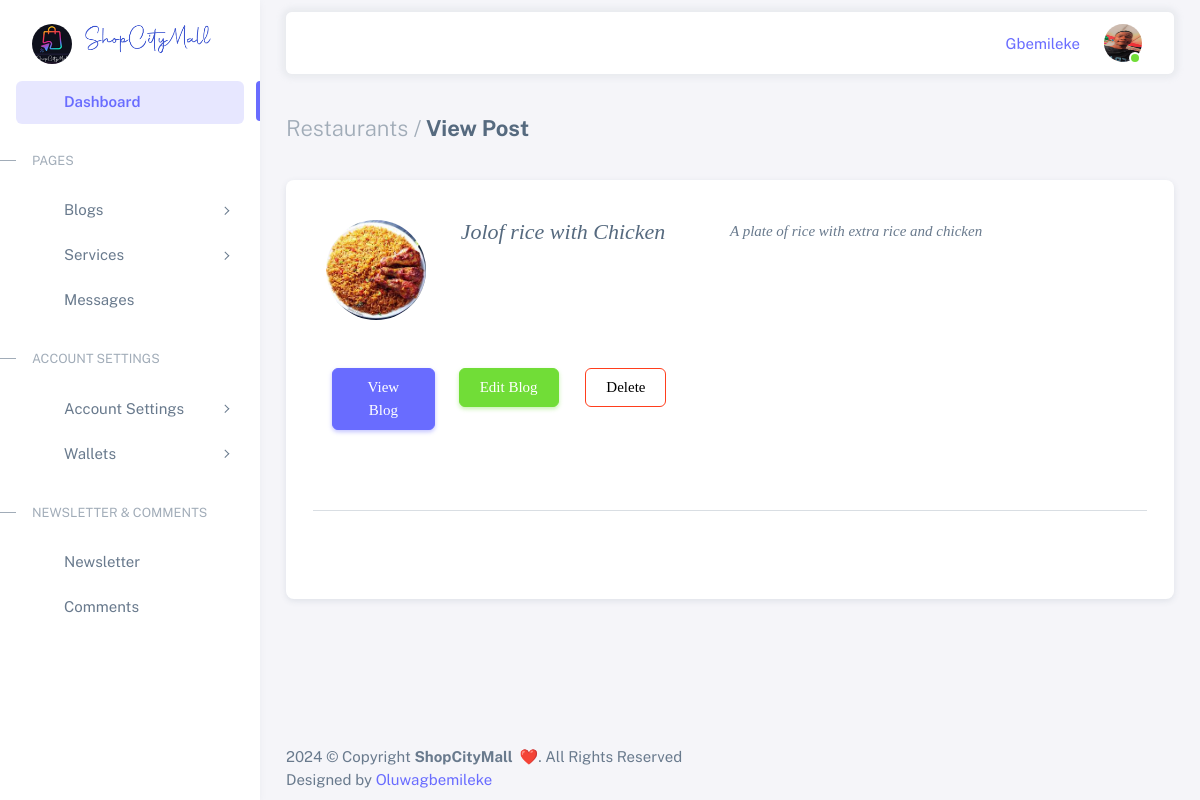
Screenshot of /user/reastaurant/ (signed in) with the database file from the repository.
### users/models.py (models this page shows, shortened)
class NewUser(AbstractBaseUser, PermissionsMixin):
    IS_VENDOR = "V"
    IS_USER = "U"
    CHOOSE = ""
    ACCOUNT_TYPE = [
        (IS_VENDOR, 'Vendor'),
        (IS_USER, 'User'),
        (CHOOSE, 'Type of account')
    ]
    image = models.ImageField(blank=True, verbose_name='User Image', null=True, upload_to='uploads', default='')
    email = models.EmailField(_('email address'), unique=True)
    user_name = models.CharField(max_length=150, unique=True)
    first_name = models.CharField(max_length=150)
    last_name = models.CharField(max_length=150)
    start_date = models.DateTimeField(default=timezone.now)
    phone_number = models.CharField(max_length=100, blank=True)
    about = models.TextField(_('about'), max_length=500, blank=True)
    account_type = models.CharField(max_length=40, choices=ACCOUNT_TYPE, default=CHOOSE)
    is_active = models.BooleanField(default=True)
    is_staff = models.BooleanField(default=False)
    is_admin= models.BooleanField(default=False)
    objects = CustomAccountManager()
    USERNAME_FIELD = 'email'
    REQUIRED_FIELDS = ['user_name', 'first_name', 'last_name']
    def image_url(self):
        if self.image:
            return self.image.url

### frontend/models.py (models this page shows, shortened)
class Restaurant(models.Model):
    img = models.ImageField(blank=True, verbose_name='Image', null=True, upload_to='uploads/')
    title = models.CharField(max_length=500, verbose_name='Package Name')
    brand = models.CharField(max_length=100, verbose_name='Vendor Brand')
    price = models.CharField(max_length=20, verbose_name='Price')
    description = models.TextField(verbose_name='Description')
    delivery = models.CharField(max_length=20, verbose_name='Delivery Fee')
    date = models.DateTimeField(auto_now_add=True)
    user = models.ForeignKey(NewUser, on_delete=models.CASCADE)
    class Meta():
        verbose_name_plural = 'Restaurant'

### backend/views.py (the view)
# urls.py: path('reastaurant/', views.food, name='food'),
@login_required(login_url='/backend/login/')
def food(request):
    restaurant = Restaurant.objects.order_by('-date')
    return render(request, 'backend/food.html', {'restaurant':restaurant})

### templates/backend/food.html (shortened to what this page needs)
{% extends 'backend/base.html' %}
{% load static %}
{% block content %}
          <div class="content-wrapper">
            <div class="container-xxl flex-grow-1 container-p-y">
              <h4 class="fw-bold py-3 mb-4"><span class="text-muted fw-light">Restaurants /</span> View Post</h4>
              <div class="row">
                <div class="col-md-12">
                  <div class="card mb-4">
                    <div class="card-body">
                     <div class="row p-3" style="font-family: Georgia, 'Times New Roman', Times, serif; font-style: oblique;">
                        {% if restaurant %}
                            {% for r in restaurant %}
                            <div class="row">
                                <div class="col-md-2 col-sm-12">
                                    <figure >
                                        <img src="{{ r.img.url }}" alt=""style="width: 100px;height: 100px; border-radius:50%;" >
                                    </figure>
                                </div>
                                <div class="col-md-4 col-sm-12">
                                    <h4>{{ r.title }}</h4>
                                </div>
                                <div class="col-md-6 col-sm-12">
                                    <p>{{ r.description|truncatewords:30 }}</p>
                                </div>
                                <div class="row p-4">
                                    <div class="col-md-2 p-2">
                                        <button type="submit" class=" btn btn-primary me-2 fa fa-fw fa-eye"><a href="#" style="color:#fff;">View Blog</a></button>
                                    </div>
                                    <div class="col-md-2 p-2">
                                        <button type="submit" class=" btn btn-success me-2 fa fa-fw fa-pencil"><a href="#" style="color:#fff;">Edit Blog</a></button>
                                    </div>
                                    <div class="col-md-2 p-2">
                                        <button type="reset" class=" btn btn-outline-danger fa fa-fw fa-times-circle-o"><a href="#" style="color:black;">Delete</a></button>
                                    </div>
                                </div>
                            </div>
                            <hr class="my-5" />
                            {% endfor%}
                        {% endif %}
                    </div>
                    </div>
                  </div>
                </div>
              </div>
            </div>
  {% endblock %}

### templates/backend/admin_sidebar.html (shortened to what this page needs)
{% load static %}
<aside id="layout-menu" class="layout-menu menu-vertical menu bg-menu-theme">
    <div class="app-brand demo">
      <a href="{% url 'index' %}" class="app-brand-link">
        <img src="{% static 'frontend/assets/img/shopcityfav.png' %}" data-retina="true" alt="" width="40" height="40" style="border-radius: 30px;" >&nbsp; &nbsp;</a>
        <h1 class="logo me-auto"><a href="{% url 'index' %}" ><img src="{% static 'frontend/assets/img/logo.png' %} " style="width: 130px !important;"></a></h1>
    </div>
    <ul class="menu-inner py-1">
      <li class="menu-item active">
        <a href="{% url 'backend:dashboard' %}" class="menu-link">
          <i class="menu-icon tf-icons bx bx-home-circle"></i>
          <div data-i18n="Analytics">Dashboard</div>
        </a>
      </li>
      <li class="menu-header small text-uppercase">
        <span class="menu-header-text">Pages</span>
      </li>
      <li class="menu-item">
        <a href="javascript:void(0);" class="menu-link menu-toggle">
          <i class="menu-icon tf-icons bx bx-cube-alt"></i>
          <div data-i18n="Misc">Blogs</div>
        </a>
      </li>
      <li class="menu-item">
        <a href="javascript:void(0);" class="menu-link menu-toggle">
          <i class="menu-icon tf-icons bx bx-chat"></i>
          <div data-i18n="Contact">Services</div>
        </a>
      </li>
      <li class="menu-item">
        <a href="{% url 'backend:message' %}" class="menu-link">
          <i class="menu-icon tf-icons bx bx-chat"></i>
          <div data-i18n="Contact">Messages</div>
        </a>
      </li>
      <li class="menu-header small text-uppercase"><span class="menu-header-text">Account Settings</span></li>
      <li class="menu-item">
        <a href="javascript:void(0);" class="menu-link menu-toggle">
          <i class="menu-icon tf-icons bx bx-dock-top"></i>
          <div data-i18n="Account Settings">Account Settings</div>
        </a>
      </li>
      <li class="menu-item">
        <a href="javascript:void(0);" class="menu-link menu-toggle">
          <i class="menu-icon tf-icons bx bx-wallet-alt"></i>
          <div data-i18n="Authentications">Wallets</div>
        </a>
      </li>
      <li class="menu-header small text-uppercase"><span class="menu-header-text">Newsletter &amp; Comments</span></li>
      <li class="menu-item">
        <a href="{% url 'backend:newsletter' %}" class="menu-link">
          <i class="menu-icon tf-icons bx bx-detail"></i>
          <div data-i18n="Newsletter">Newsletter</div>
        </a>
      </li>
      <li class="menu-item">
        <a href="#" class="menu-link">
          <i class="menu-icon tf-icons bx bx-chat"></i>
          <div data-i18n="Comments">Comments</div>
        </a>
      </li>
    </ul>
</aside>
<div class="layout-page">
  <nav
    class="layout-navbar container-xxl navbar navbar-expand-xl navbar-detached align-items-center bg-navbar-theme"
    id="layout-navbar"
  >
    <div class="navbar-nav-right d-flex align-items-center" id="navbar-collapse">
      <ul class="navbar-nav flex-row align-items-center ms-auto">
        <li class="nav-item lh-1 me-3">
          <a
            class="github-button"
            href="#"
            data-icon="octicon-star"
            data-size="large"
            data-show-count="true"
            aria-label="Star themeselection/sneat-html-admin-template-free on GitHub"
            >{{user.user_name }}</a
          >
        </li>
        <li class="nav-item navbar-dropdown dropdown-user dropdown">
          <a class="nav-link dropdown-toggle hide-arrow" href="javascript:void(0);" data-bs-toggle="dropdown">
            <div class="avatar avatar-online">
              <img class="img-profile rounded-circle" src="{{ user.image_url}}">
            </div>
          </a>
        </li>
      </ul>
    </div>
  </nav>

### static/backend/assets/css/demo.css (style rules this page uses)
.menu .app-brand.demo { height: 64px; margin-top: 12px; }

### rows the page displays
NewUser: user_name "Gbemileke", image_url (picture)
Restaurant: img (picture), title "Jolof rice with Chicken", description "A plate of rice with extra rice and chicken"
